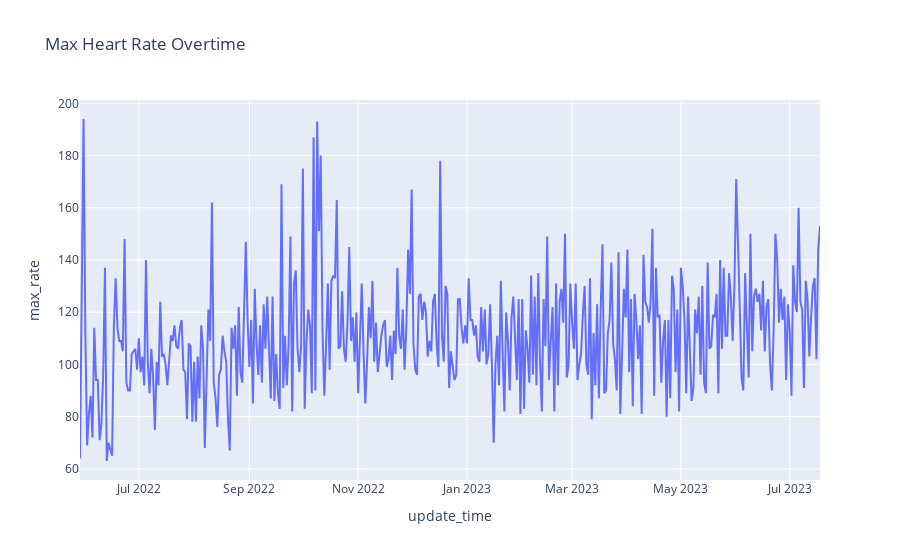

The notebook cell saved with this chart:
### Markdown cell above
Pretty consistent heartbeat, except for those weird anomalies. Maybe those where days I just wore my watch during a run.
It seems that my average is in the 60s, with some being in the lows, and some in the highs. I would like to get my resting heart rate, as I feel that is the most important metric, however that stat was not available. I checked on my phone and apparently my resting heart rate is 56 bpm

### Code cell
heart_fig_max = px.line(heart_stats, x='update_time', y='max_rate', title='Max Heart Rate Overtime', height = 500)
heart_fig_max.show()

### Figure 1 — Plotly figure (JSON) as saved in the notebook; plotly's stock layout.template omitted (floating-point values rounded to 4 significant figures; data arrays with more than 128 entries replaced by an {"elided": "..."} marker saying what was removed)
{"data": [{"hovertemplate": "update_time=%{x}<br>max_rate=%{y}<extra></extra>", "legendgroup": "", "line": {"color": "#636efa", "dash": "solid"}, "marker": {"symbol": "circle"}, "mode": "lines", "name": "", "orientation": "v", "showlegend": false, "type": "scatter", "x": {"elided": "413 str values"}, "xaxis": "x", "y": {"elided": "413 int values"}, "yaxis": "y"}], "layout": {"autosize": true, "legend": {"tracegroupgap": 0}, "title": {"text": "Max Heart Rate Overtime"}, "xaxis": {"anchor": "y", "autorange": true, "domain": [0, 1], "range": ["2022-05-29", "2023-07-18"], "title": {"text": "update_time"}, "type": "date"}, "yaxis": {"anchor": "x", "autorange": true, "domain": [0, 1], "range": [55.72, 201.3], "title": {"text": "max_rate"}, "type": "linear"}}}
